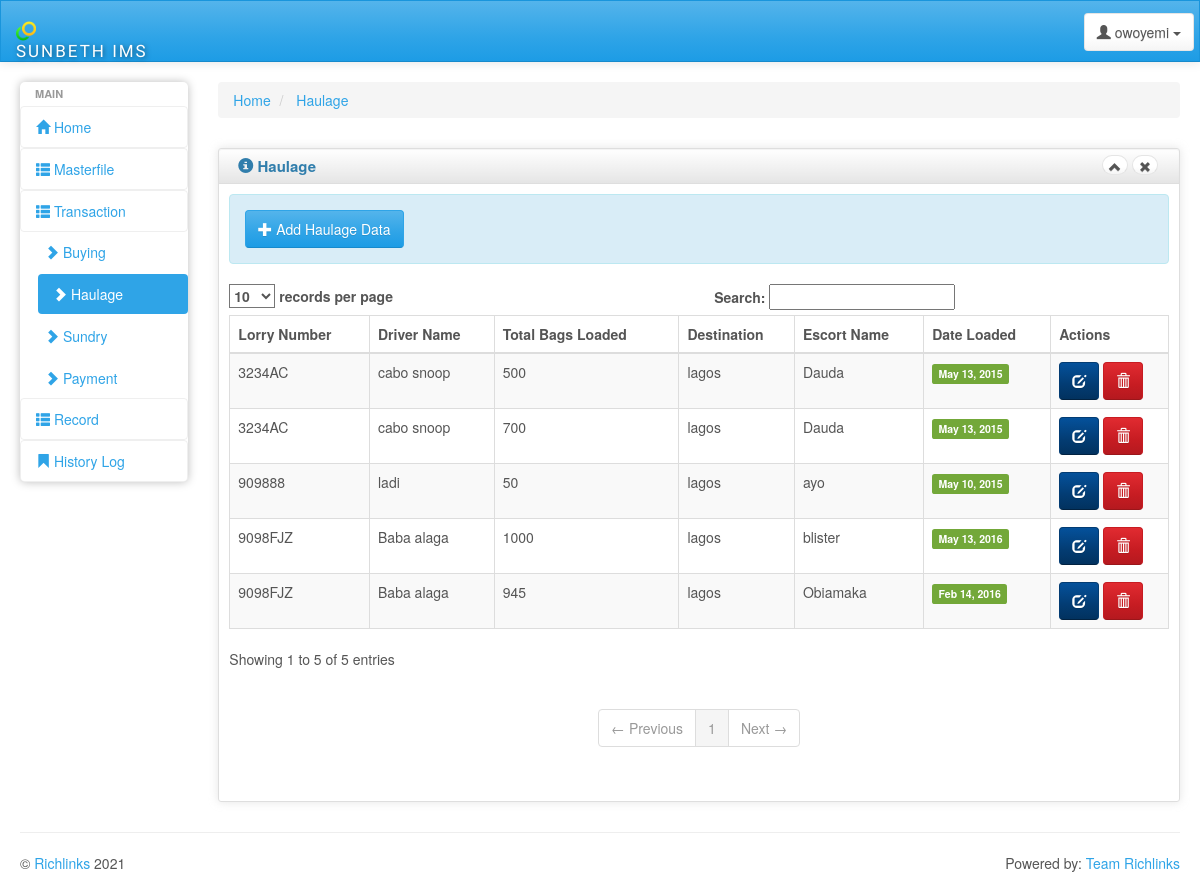
/inn/haulage.php (signed in), run on the app's committed database.
### tables this page shows
CREATE TABLE IF NOT EXISTS `user` (
  `user_id` int(11) NOT NULL AUTO_INCREMENT,
  `firstname` varchar(100) NOT NULL,
  `middlename` varchar(100) NOT NULL,
  `lastname` varchar(100) NOT NULL,
  `username` varchar(100) NOT NULL,
  `password` varchar(100) NOT NULL,
  `user_added` datetime NOT NULL,
  `access` enum('admin','user') NOT NULL DEFAULT 'user',
  PRIMARY KEY (`user_id`)
);

CREATE TABLE IF NOT EXISTS `haulage` (
  `id` int(100) NOT NULL AUTO_INCREMENT,
  `lorry` varchar(100) NOT NULL,
  `driver` varchar(100) NOT NULL,
  `loaded` varchar(100) NOT NULL,
  `destination` varchar(100) NOT NULL,
  `escort` varchar(100) NOT NULL,
  `date` date NOT NULL,
  PRIMARY KEY (`id`)
);

### inn/session.php (called while the page is built, shortened)
<?php
$id_session=$_SESSION['id'];
?>

### inn/haulage.php (the view, shortened to what this page needs)
<?php include('header.php'); ?>
<div>
    <ul class="breadcrumb">
        <li>
            <a href="#">Home</a>
        </li>
        <li>
            <a href="#">Haulage</a>
        </li>
    </ul>
</div>
<div class="row">
    <div class="box col-md-12">
        <div class="box-inner">
            <div class="box-header well" data-original-title="">
                <h2><i class="glyphicon glyphicon-info-sign"></i> Haulage</h2>
                <div class="box-icon">
                    <a href="#" class="btn btn-minimize btn-round btn-default"><i
                            class="glyphicon glyphicon-chevron-up"></i></a>
                    <a href="#" class="btn btn-close btn-round btn-default"><i
                            class="glyphicon glyphicon-remove"></i></a>
                </div>
            </div>
            <div class="box-content">
                <div class="control-group">
                </div>
				<div class="alert alert-info">
						<?php include ('modal_add_haulage.php'); ?>
					</div>
					<table class="table table-striped table-bordered bootstrap-datatable datatable responsive">
					<thead>
					<tr>
						<th>Lorry Number</th>
						<th>Driver Name</th>
						<th>Total Bags Loaded</th>
						<th>Destination</th>
						<th>Escort Name</th>
						<th>Date Loaded</th>
						<th>Actions</th>
					</tr>
					</thead>
					<tbody>
					<?php
							 $result= mysql_query("select * from haulage ") or die (mysql_error());
							 while ($row= mysql_fetch_array ($result) ){
							?>
					<tr class="del<?php echo $row['id'] ?>">
						<td><?php echo $row['lorry']; ?></td>
						<td><?php echo $row['driver']; ?></td>
						<td><?php echo  $row['loaded'];   ?></td>
						<td> <?php echo $row['destination']; ?></td>
						<td> <?php echo $row['escort']; ?></td>
						<td><span class="label-success label label-default">
						<?php echo date("M d, Y ",strtotime($row['date'])); ?></span></td>
						<td class="center">
							<a class="btn btn-info" href="edit_haulage.php<?php echo '?id='.$row['id']; ?>">
								<i class="glyphicon glyphicon-edit icon-white"></i>
							</a>
							<a class="btn btn-danger" href="#delete<?php echo $row['id'];?>" data-toggle="modal" data-target="#delete<?php echo $row['id'];?>">
								<i class="glyphicon glyphicon-trash icon-white"></i>
							</a>
						</td>
					</tr>
							 <?php }?>
					</tbody>
					</table>
            </div>
        </div>
    </div>
</div>
<?php include('footer.php'); ?>

### inn/header.php (shortened to what this page needs)
<!DOCTYPE html>
<html lang="en">
<head>
    <link id="bs-css" href="css/bootstrap-cerulean.min.css" rel="stylesheet">
    <link href="css/charisma-app.css" rel="stylesheet">
    <link href='bower_components/fullcalendar/dist/fullcalendar.css' rel='stylesheet'>
    <link href='bower_components/fullcalendar/dist/fullcalendar.print.css' rel='stylesheet' media='print'>
    <link href='bower_components/chosen/chosen.min.css' rel='stylesheet'>
    <link href='bower_components/colorbox/example3/colorbox.css' rel='stylesheet'>
    <link href='bower_components/responsive-tables/responsive-tables.css' rel='stylesheet'>
    <link href='bower_components/bootstrap-tour/build/css/bootstrap-tour.min.css' rel='stylesheet'>
    <link href='css/jquery.noty.css' rel='stylesheet'>
    <link href='css/noty_theme_default.css' rel='stylesheet'>
    <link href='css/elfinder.min.css' rel='stylesheet'>
    <link href='css/elfinder.theme.css' rel='stylesheet'>
    <link href='css/jquery.iphone.toggle.css' rel='stylesheet'>
    <link href='css/uploadify.css' rel='stylesheet'>
    <link href='css/animate.min.css' rel='stylesheet'>
</head>
<body <?php if(isset($page) && $page == 'login'){echo 'class="login_body"';}?>>
<?php require ('session.php'); ?>
<?php if (!isset($no_visible_elements) || !$no_visible_elements) { ?>
    <div class="navbar navbar-default" role="navigation">
        <div class="navbar-inner">
            <a class="navbar-brand" href="home.php"> <img alt="Charisma Logo" src="img/logo20.png" class="hidden-xs"/>
                <span>SUNBETH IMS</span></a>
            <div class="btn-group pull-right">
<?php
	$user_query=mysql_query("select *  from user where user_id='$id_session'")or die(mysql_error());
	$row=mysql_fetch_array($user_query);
?>
                <button class="btn btn-default dropdown-toggle" data-toggle="dropdown">
                    <i class="glyphicon glyphicon-user"></i><span class="hidden-sm hidden-xs"> <?php echo $row['firstname']; ?></span>
                    <span class="caret"></span>
                </button>
            </div>
        </div>
    </div>
<?php } ?>
<div class="ch-container">
    <div class="row">
        <?php if (!isset($no_visible_elements) || !$no_visible_elements) { ?>
        <div class="col-sm-2 col-lg-2">
            <div class="sidebar-nav">
                <div class="nav-canvas">
                    <ul class="nav nav-pills nav-stacked main-menu">
                        <li class="nav-header">Main</li>
                        <li><a class="ajax-link" href="home.php"><i class="glyphicon glyphicon-home"></i><span> Home</span></a></li>
                        <li class="accordion">
                            <a href="#"><i class="glyphicon glyphicon-th-list"></i><span> Masterfile</span></a>
                        </li>
                        <li class="accordion">
                            <a href="#"><i class="glyphicon glyphicon-th-list"></i><span> Transaction</span></a>
                            <ul class="nav nav-pills nav-stacked">
								<li><a class="ajax-link" href="buy.php"><i class="glyphicon glyphicon-chevron-right"></i><span> Buying</span></a></li>
								<li><a class="ajax-link" href="haulage.php"><i class="glyphicon glyphicon-chevron-right"></i><span> Haulage</span></a></li>
								<li><a class="ajax-link" href="sundry.php"><i class="glyphicon glyphicon-chevron-right"></i><span> Sundry</span></a></li>
								<li><a class="ajax-link" href="payment.php"><i class="glyphicon glyphicon-chevron-right"></i><span> Payment</span></a></li>
                            </ul>
                        </li>
                        <li class="accordion">
                            <a href="#"><i class="glyphicon glyphicon-th-list"></i><span> Record</span></a>
                        </li>
						<li><a class="ajax-link" href="history.php"><i class="glyphicon glyphicon-bookmark"></i><span> History Log</span></a></li>
                </div>
            </div>
        </div>
        <div id="content" class="col-lg-10 col-sm-10">
            <?php } ?>

### inn/css/charisma-app.css (style rules this page uses)
.ch-container { padding: 0 15px; }
.box { margin-top: 10px; margin-bottom: 10px; }
.box-inner { border: 1px solid #DEDEDE; border-radius: 3px; -webkit-border-radius: 3px; -moz-border-radius: 3px; box-shadow: 0 0 10px rgba(189, 189, 189, 0.4); -webkit-box-shadow: 0 0 10px rgba(189, 189, 189, 0.4); -moz-box-shadow: 0 0 10px rgba(189, 189, 189, 0.4); }
.box-header { border: none; padding-top: 5px; border-bottom: 1px solid #DEDEDE; border-radius: 3px 3px 0 0; -webkit-border-radius: 3px 3px 0 0; -moz-border-radius: 3px 3px 0 0; height: 35px; min-height: 35px !important; margin-bottom: 0; font-weight: bold; font-size: 16px; background: -moz-linear-gradient(top, rgba(255, 255, 255, 0) 0%, rgba(0, 0, 0, 0.1) 100%); background: -webkit-gradient(linear, left top, left bottom, color-stop(0%, rgba(255, 255, 255, 0)), color-stop(100%, rgba(0, 0, 0, 0.1))); background: -webkit-linear-gradient(top, rgba(255, 255, 255, 0) 0%, rgba(0, 0, 0, 0.1) 100%); background: -o-linear-gradient(top, rgba(255, 255, 255, 0) 0%, rgba(0, 0, 0, 0.1) 100%); background: -ms-linear-gradient(top, rgba(255, 255, 255, 0) 0%, rgba(0, 0, 0, 0.1) 100%); background: linear-gradient(to bottom, rgba(255, 255, 255, 0) 0%, rgba(0, 0, 0, 0.1) 100%); filter: progid:DXImageTransform.Microsoft.gradient(startColorstr='#00ffffff', endColorstr='#1a000000', GradientType=0); }
.box-header h2 { font-size: 15px; width: auto; clear: none; float: left; line-height: 25px; white-space: nowrap; font-weight: bold; margin-top: 0; margin-bottom: 0; }
.box-header h2 > i { margin-top: 1px; }
.box-icon { float: right; }
.box-icon a { clear: none; float: left; margin: 0 2px; height: 20px; width: 5px; margin-top: 1px; }
.box-icon a i { margin-left: -6px; top: -1px; }
.box-content { padding: 10px; }
.btn-round { border-radius: 40px; -webkit-border-radius: 40px; -moz-border-radius: 40px; font-size: 12px; padding-top: 4px; }
.sidebar-nav { min-height: 0; box-shadow: 0 0 10px #BDBDBD; border-radius: 5px; margin-bottom: 0; padding-bottom: 0; max-height: none; }
.navbar-brand { font-family: 'Shojumaru', cursive, Arial, serif; letter-spacing: 2px; text-shadow: 1px 1px 5px rgba(0, 0, 0, 0.5); width: 183px; font-size: 17px; }
.navbar-brand img { float: left; height: 20px; width: 20px; margin-right: 5px; }
.navbar-brand span { float: left; }
.navbar-inner { padding-top: 5px; padding-bottom: 5px; line-height: 30px; height: 60px; }
.navbar-inner .btn-group { margin: 7px 5px 0 5px; }
.pull-right { float: right !important; }
.main-menu > li > a { border: 1px solid rgba(221, 221, 221, 0.46); }
.main-menu > li { margin-top: 0 !important; }
.sidebar-nav .nav-header { display: block; padding: 3px 15px; font-size: 11px; font-weight: bold; line-height: 18px; color: #999999; text-shadow: 0 1px 0 rgba(255, 255, 255, 0.5); text-transform: uppercase; }
.navbar { border-radius: 0; }
ul.main-menu li.active { margin-left: 8px; }
ul.main-menu li:not(.nav-header) { -webkit-transition: .3s; -moz-transition: .3s; -ms-transition: .3s; -o-transition: .3s; transition: .3s; }
.accordion > ul { display: none; margin-left: 10px; }
@media only screen and (min-width: 980px) { a, button, input[type=submit], input[type=button], .product-img { -webkit-transition: .5s; -moz-transition: .5s; -ms-transition: .5s; -o-transition: .5s; transition: .5s; } }
@media only screen and (min-width: 980px) { .ch-container { padding: 0 20px; } }

### inn/bower_components/responsive-tables/responsive-tables.css (style rules this page uses)
table th { font-weight: bold; }
table td, table th { padding: 9px 10px; text-align: left; }

### data on the page
user: firstname "owoyemi"
haulage: lorry "909888", driver "ladi", loaded "50", destination "lagos", escort "ayo", date "May 10, 2015"
haulage: lorry "3234AC", driver "cabo snoop", loaded "500", destination "lagos", escort "Dauda", date "May 13, 2015"
haulage: lorry "3234AC", driver "cabo snoop", loaded "700", destination "lagos", escort "Dauda", date "May 13, 2015"
haulage: lorry "9098FJZ", driver "Baba alaga", loaded "1000", destination "lagos", escort "blister", date "May 13, 2016"
haulage: lorry "9098FJZ", driver "Baba alaga", loaded "945", destination "lagos", escort "Obiamaka", date "Feb 14, 2016"
